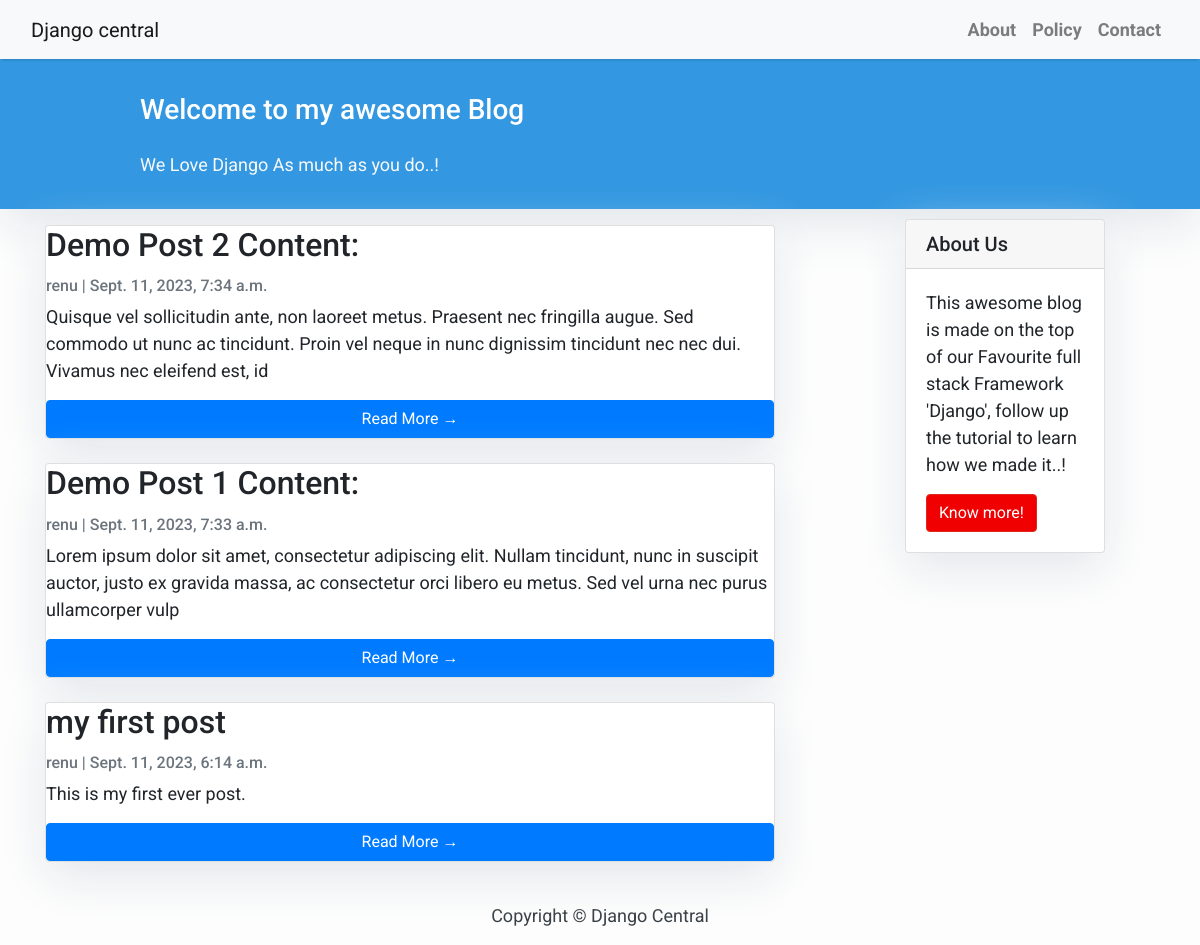
The page / on the database its author committed.
### blog/models.py (models this page shows, shortened)
class Post(models.Model):
    title = models.CharField(max_length=200, unique=True)
    slug = models.SlugField(max_length=200, unique=True)
    author = models.ForeignKey(User, on_delete = models.CASCADE,related_name='blog_posts')
    updated_on = models.DateTimeField(auto_now= True)
    content = models.TextField()
    created_on = models.DateTimeField(auto_now_add=True)
    status = models.IntegerField(choices=STATUS, default=0)
    class Meta:
        ordering = ['-created_on']

### blog/views.py (the view)
# urls.py: path('',views.PostList.as_view(), name='home'),
class PostList(generic.ListView):
    queryset = Post.objects.filter(status=1).order_by('-created_on')
    template_name = 'index.html'

### blog/templates/index.html (shortened to what this page needs)
{% extends "base.html" %}
{% block content %}
<header class="masthead">
    <div class="container">
        <div class="row">
            <div class="col-md-8 col-md-10 mx-auto">
                <div class="site-heading">
                    <h3 class="site-heading my-4 mt-3 text-white">Welcome to my awesome Blog</h3>
                    <p class="text-light">We Love Django As much as you do..!&nbsp;</p>
                </div>
            </div>
        </div>
    </div>
</header>
<div class="container">
    <div class="row">
        <div class="col-md-8 mt-3 left">
            {% for post in post_list %}
            <div class="card mb-4">
                <h2 class="card-title">{{ post.title }}</h2>
                <p class="card-text text-muted h6">{{ post.author }} | {{ post.created_on }}</p>
                <p class="card-text">{{ post.content|slice:":200" }}</p>
                <a href="{% url 'post_detail' post.slug %}" class="btn btn-primary">Read More &rarr;</a>
            </div>
            {% endfor %}
        </div>
        <div class="col-md-4">
            {% block sidebar %} {% include 'sidebar.html' %} {% endblock sidebar %}
        </div>
    </div>
</div>
{% endblock %}

### blog/templates/base.html (shortened to what this page needs)
<!DOCTYPE html>
<html lang="en">
<head>
        <link rel="stylesheet" href="https://maxcdn.bootstrapcdn.com/bootstrap/4.0.0/css/bootstrap.min.css"
 />
</head>
<body>
    <nav class="navbar navbar-expand-lg navbar-light bg-light shadow" id="mainNav">
        <div class="container-fluid">
            <a class="navbar-brand" href="{% url 'home' %}">Django central</a>
            <div class="collapse navbar-collapse" id="navbarResponsive">
                <ul class="navbar-nav ml-auto">
                    <li class="nav-item text-black">
                        <a class="nav-link text-black font-weight-bold" href="#">About</a>
                    </li>
                    <li class="nav-item text-black">
                        <a class="nav-link text-black font-weight-bold" href="#">Policy</a>
                    </li>
                    <li class="nav-item text-black">
                        <a class="nav-link text-black font-weight-bold" href="#">Contact</a>
                    </li>
                </ul>
            </div>
        </div>
    </nav>
    {% block content %}
    {% endblock content %}
    <footer class="py-3 bg-grey">
        <p class="m-0 text-dark text-center ">Copyright &copy; Django Central</p>
    </footer>
</body>
</html>

### blog/templates/sidebar.html (shortened to what this page needs)
{% block sidebar %}
<div class="card1 float-right ">
<div class="card my">
        <h5 class="card-header">About Us</h5>
    <div class="card-body">
        <p class="card-text"> This awesome blog is made on the top of our Favourite full stack Framework 'Django', follow up the tutorial to learn how we made it..!</p>
        <a href="https://djangocentral.com/building-a-blog-application-with-django"
           class="btn btn-danger">Know more!</a>
    </div>
</div>
</div>
{% endblock sidebar %}

### blog/templates/base.html (style rules this page uses)
body { font-family: "Roboto", sans-serif; font-size: 17px; background-color: #fdfdfd; }
.shadow { box-shadow: 0 4px 2px -2px rgba(0, 0, 0, 0.1); }
.btn-danger { color: #fff; background-color: #f00000; border-color:#dc281e; }
.masthead { background: #3398E1; height: auto; padding-bottom: 15px; box-shadow: 0 16px 48px #E3E7EB; padding-top: 10px; }
.card { box-shadow: 0 16px 48px #E3E7EB; }

### blog/templates/index.html (style rules this page uses)
body { font-family: "Roboto", sans-serif; font-size: 18px; background-color: #fdfdfd; }
.card { box-shadow: 0 16px 48px #E3E7EB; }

### blog/templates/sidebar.html (style rules this page uses)
.card1 { width:250px; }
.card { box-shadow: 0 16px 48px #E3E7EB; }
.my { width:200px; margin-top:10px; }

### rows shown on the page
Post: title "Demo Post 2 Content:", author "renu", created_on "Sept. 11, 2023, 7:34 a.m.", content "Quisque vel sollicitudin ante, non laoreet metus. Praesent nec fringilla augue. Sed commodo ut nunc ac tincidunt. Proin vel neque in nunc dignissim tincidunt nec nec dui. Vivamus nec eleifend est, id"
Post: title "Demo Post 1 Content:", author "renu", created_on "Sept. 11, 2023, 7:33 a.m.", content "Lorem ipsum dolor sit amet, consectetur adipiscing elit. Nullam tincidunt, nunc in suscipit auctor, justo ex gravida massa, ac consectetur orci libero eu metus. Sed vel urna nec purus ullamcorper vulp"
Post: title "my first post", author "renu", created_on "Sept. 11, 2023, 6:14 a.m.", content "This is my first ever post."
